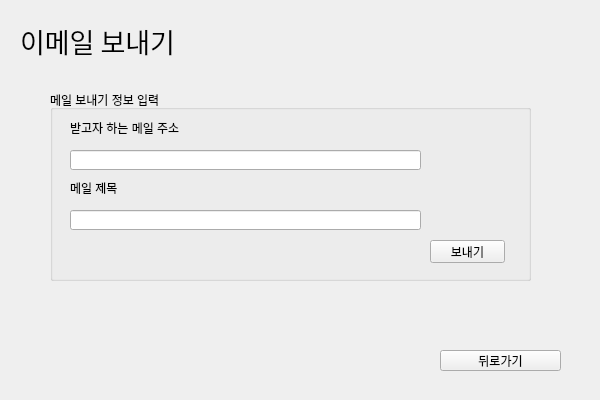
<?xml version="1.0" encoding="UTF-8"?>
<ui version="4.0">
 <class>email</class>
 <widget class="QWidget" name="email">
  <property name="geometry">
   <rect>
    <x>0</x>
    <y>0</y>
    <width>600</width>
    <height>400</height>
   </rect>
  </property>
  <property name="windowTitle">
   <string>Form</string>
  </property>
  <widget class="QLabel" name="label">
   <property name="geometry">
    <rect>
     <x>20</x>
     <y>20</y>
     <width>491</width>
     <height>41</height>
    </rect>
   </property>
   <property name="font">
    <font>
     <family>Adobe Arabic</family>
     <pointsize>20</pointsize>
    </font>
   </property>
   <property name="text">
    <string>이메일 보내기</string>
   </property>
  </widget>
  <widget class="QPushButton" name="pushButton">
   <property name="geometry">
    <rect>
     <x>440</x>
     <y>350</y>
     <width>121</width>
     <height>21</height>
    </rect>
   </property>
   <property name="text">
    <string>뒤로가기</string>
   </property>
  </widget>
  <widget class="QGroupBox" name="groupBox">
   <property name="geometry">
    <rect>
     <x>50</x>
     <y>90</y>
     <width>481</width>
     <height>191</height>
    </rect>
   </property>
   <property name="title">
    <string>메일 보내기 정보 입력</string>
   </property>
   <widget class="QLineEdit" name="lineEdit">
    <property name="geometry">
     <rect>
      <x>20</x>
      <y>60</y>
      <width>351</width>
      <height>20</height>
     </rect>
    </property>
   </widget>
   <widget class="QLabel" name="label_2">
    <property name="geometry">
     <rect>
      <x>20</x>
      <y>30</y>
      <width>131</width>
      <height>16</height>
     </rect>
    </property>
    <property name="text">
     <string>받고자 하는 메일 주소</string>
    </property>
   </widget>
   <widget class="QLabel" name="label_3">
    <property name="geometry">
     <rect>
      <x>20</x>
      <y>90</y>
      <width>101</width>
      <height>16</height>
     </rect>
    </property>
    <property name="text">
     <string>메일 제목</string>
    </property>
   </widget>
   <widget class="QLineEdit" name="lineEdit_2">
    <property name="geometry">
     <rect>
      <x>20</x>
      <y>120</y>
      <width>351</width>
      <height>20</height>
     </rect>
    </property>
   </widget>
   <widget class="QPushButton" name="pushButton_2">
    <property name="geometry">
     <rect>
      <x>380</x>
      <y>150</y>
      <width>75</width>
      <height>23</height>
     </rect>
    </property>
    <property name="text">
     <string>보내기</string>
    </property>
   </widget>
  </widget>
 </widget>
 <resources/>
 <connections>
  <connection>
   <sender>pushButton</sender>
   <signal>clicked()</signal>
   <receiver>email</receiver>
   <slot>back()</slot>
   <hints>
    <hint type="sourcelabel">
     <x>472</x>
     <y>359</y>
    </hint>
    <hint type="destinationlabel">
     <x>381</x>
     <y>361</y>
    </hint>
   </hints>
  </connection>
  <connection>
   <sender>pushButton_2</sender>
   <signal>clicked()</signal>
   <receiver>email</receiver>
   <slot>send_mail()</slot>
   <hints>
    <hint type="sourcelabel">
     <x>447</x>
     <y>251</y>
    </hint>
    <hint type="destinationlabel">
     <x>446</x>
     <y>311</y>
    </hint>
   </hints>
  </connection>
 </connections>
 <slots>
  <slot>back()</slot>
  <slot>send_mail()</slot>
 </slots>
</ui>
